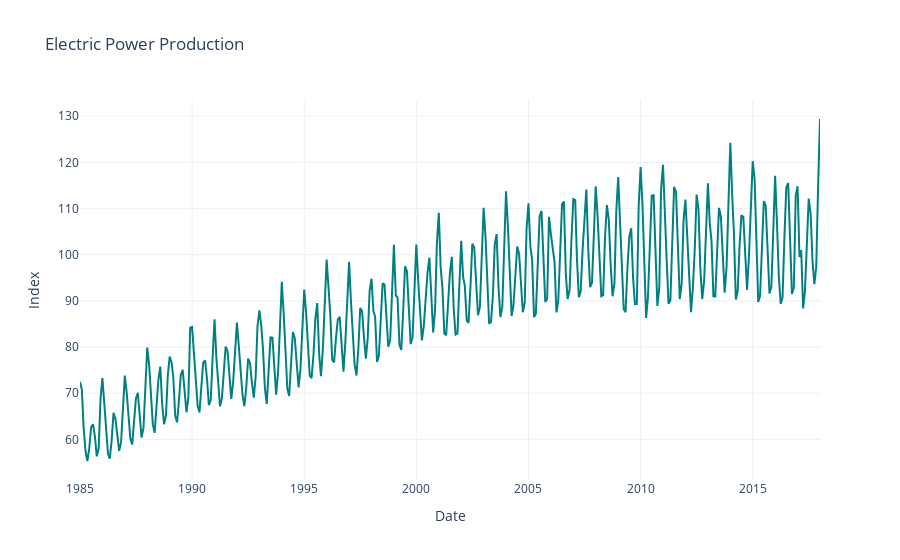

Write notebook code for a chart like this one.
### Markdown cell above
Будуємо лінійний графік динаміки показника, якими ми прогнозуватимемо

### Code cell
fig = go.Figure()
fig.add_trace(go.Scatter(x=data['DATE'], y=data['IPG2211A2N'], mode='lines', name='Production Index', marker_color = "teal"))
fig.update_layout(title='Electric Power Production', xaxis_title='Date', yaxis_title="Index", template="plotly_white")
fig.show()

### Figure 1 — Plotly figure (JSON) as saved in the notebook; plotly's stock layout.template omitted (floating-point values rounded to 4 significant figures; data arrays with more than 128 entries replaced by an {"elided": "..."} marker saying what was removed)
{"data": [{"marker": {"color": "teal"}, "mode": "lines", "name": "Production Index", "type": "scatter", "x": {"elided": "397 str values"}, "y": {"elided": "397 float values"}}], "layout": {"title": {"text": "Electric Power Production"}, "xaxis": {"title": {"text": "Date"}}, "yaxis": {"title": {"text": "Index"}}}}
